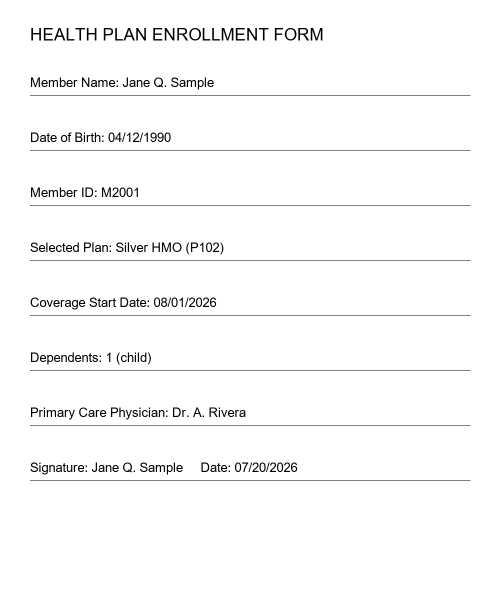
#> input picture data1/raw/enrollment_form_scan.png, 1000 x 1200 px (shown at 1/2 size)
$ python ocrformtest1.py
#> lines starting #> are read from the running program, lines starting #| are printed output that depends on the picture
import random
from PIL import Image, ImageDraw, ImageFont, ImageFilter
import pytesseract

pytesseract.pytesseract.tesseract_cmd = r"C:\Program Files\Tesseract-OCR\tesseract.exe"

img = Image.open("data1/raw/enrollment_form_scan.png").convert("RGB")
#> img is the input picture: PIL image 1000x1200 RGB; min 0, max 255, mean 249.2
d = ImageDraw.Draw(img)

# 1. Checkboxes
try:
    font = ImageFont.truetype("arial.ttf", 26)
except OSError:
    font = ImageFont.load_default()
d.rectangle((60, 1050, 85, 1075), outline="black", width=3)          # empty box
d.text((100, 1048), "Individual Coverage", font=font, fill="black")
d.rectangle((450, 1050, 475, 1075), outline="black", width=3)        # checked box
d.line((452, 1052, 473, 1073), fill="black", width=3)
d.line((452, 1073, 473, 1052), fill="black", width=3)
d.text((490, 1048), "Family Coverage", font=font, fill="black")

# 2. "Handwritten" entry (italic simulates cursive)
try:
    hand = ImageFont.truetype("ariali.ttf", 30)   # Arial Italic
except OSError:
    hand = font
d.text((60, 1120), "Notes: please start covrage asap - Jane", font=hand, fill="darkblue")

# 3. Simulate a bad scan: slight rotation + blur + noise
img = img.rotate(1.5, expand=True, fillcolor="white")
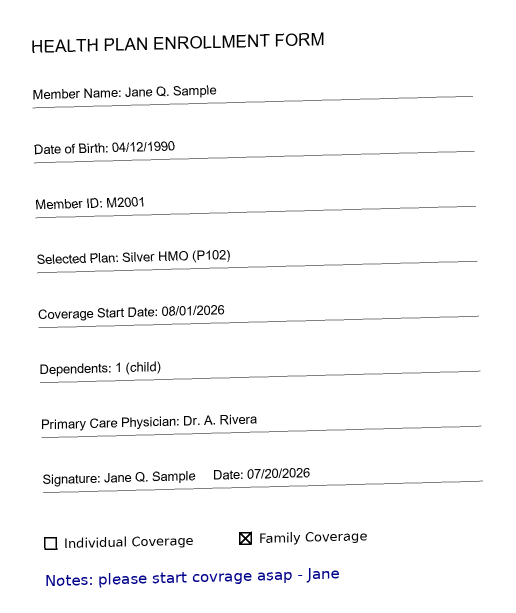
#> img: PIL image 1032x1226 RGB (shown at 1/2 size); mean R, G, B 248.1, 248.1, 248.5
img = img.filter(ImageFilter.GaussianBlur(0.8))
px = img.load()
for _ in range(4000):
    x, y = random.randint(0, img.width-1), random.randint(0, img.height-1)
    px[x, y] = (random.randint(0, 80),) * 3

img.save("data1/raw/enrollment_form_noisy.png")

# Re-OCR
#> (the run stopped early here; a loop or call above may not have finished)
